Frame 1 (no input): blank canvas, image omitted
Frame 60 (the mouse pressed at the canvas centre just before this capture): blank canvas, image omitted
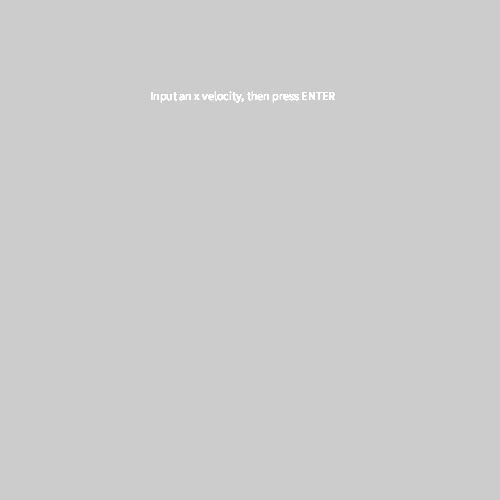
Frame 120 (the mouse held since frame 60 and released just before this capture)

The Processing sketch whose frames 1 and 60 were blank and that drew this single picture after the mouse press (run headless with seeded random() and noise(); from frame 60 on, the mouse is pressed at the canvas centre):

// Processing sketch: textText
// ── textText.pde
int x, y;
boolean _x, _y;
String message = "";

void setup(){
   size(500, 500);
   _x = false;
   _y = false;
   
}

void draw(){
  text(message, 150, 100);
  /*
  if(keyPressed){
    if(Character.getNumericValue(key) == -1){
      _x = true;
      // addBody with x
      // then set x to 0 again
    }
   // println(Character.getNumericValue(key));
    
  }
    */
}

void mousePressed(){
  message = "Input an x velocity, then press ENTER";
  
}

/*
// not sure where to put this, not under draw...
// takes keyPressed, builds a number
  if(keyPressed && Character.getNumericValue(key) != -1){
    x = x * 10 + Character.getNumericValue(key);
    println(x);
  }
*/
